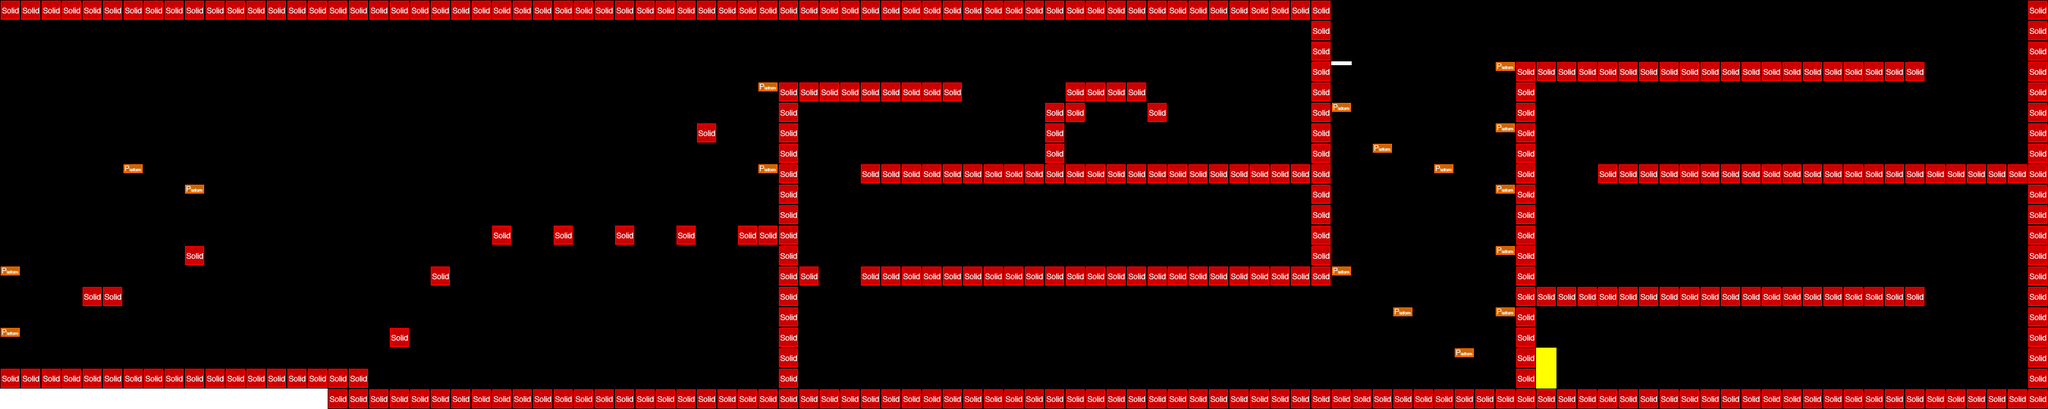

A 2D game scene composited from a Tiled map and its tileset images. What follows is a short description and the map's XML, with each tile layer's data collapsed to a summary:
An orthogonal 100x20 tile map with 32x32 px tiles, 2 tile layers (World, collision), 2 tilesets and 47 objects (20x Enemy2Entity, 8x PowerupEntity, 5x greenAcidEntity, 3x heroEntity, 3x redAcidEntity, ...).

<map version="1.0" orientation="orthogonal" width="100" height="20" tilewidth="32" tileheight="32" backgroundcolor="#000000">
 <tileset firstgid="1" name="tileset32x32" tilewidth="32" tileheight="32">
  <image source="../tileset/tileset32x32.png" width="160" height="32" />
 </tileset>
 <tileset firstgid="6" name="metatiles32x32" tilewidth="32" tileheight="32">
  <image source="../tileset/metatiles32x32.png" width="160" height="32" />
  <tile id="0">
   <properties>
    <property name="type" value="solid" />
   </properties>
  </tile>
  <tile id="1">
   <properties>
    <property name="type" value="platform" />
   </properties>
  </tile>
 </tileset>
 <objectgroup name="Black_Hero" width="100" height="20" visible="0">
  <object name="heroEntity" x="32" y="0" width="32" height="64">
   <properties>
    <property name="image" value="black_hero" />
    <property name="spritewidth" value="32" />
   </properties>
  </object>
 </objectgroup>
 <objectgroup name="White_Hero" width="100" height="20" visible="0">
  <object name="heroEntity" x="64" y="0" width="32" height="64">
   <properties>
    <property name="image" value="white_hero" />
    <property name="spritewidth" value="32" />
   </properties>
  </object>
 </objectgroup>
 <objectgroup name="Red_Acid" width="100" height="20" visible="0">
  <object name="redAcidEntity" x="320" y="0" width="64" height="32" />
 </objectgroup>
 <objectgroup name="Green_Acid" width="100" height="20" visible="0">
  <object name="greenAcidEntity" x="256" y="0" width="64" height="32" />
 </objectgroup>
 <objectgroup name="Blue_Acid" width="100" height="20" visible="0">
  <object name="blueAcidEntity" x="384" y="0" width="64" height="32" />
 </objectgroup>
 <objectgroup name="Black_Enemy" width="100" height="20" visible="0">
  <object name="Enemy1Entity" x="192" y="0" width="64" height="32">
   <properties>
    <property name="image" value="black_enemy1" />
    <property name="spritewidth" value="32" />
    <property name="startposition" value="1" />
   </properties>
  </object>
  <object name="Enemy2Entity" x="192" y="32" width="64" height="32">
   <properties>
    <property name="image" value="black_enemy2" />
    <property name="spritewidth" value="32" />
    <property name="startposition" value="1" />
   </properties>
  </object>
 </objectgroup>
 <objectgroup name="White_Enemy" width="100" height="20" visible="0">
  <object name="Enemy1Entity" x="128" y="0" width="64" height="32">
   <properties>
    <property name="image" value="white_enemy1" />
    <property name="spritewidth" value="32" />
    <property name="startposition" value="1" />
   </properties>
  </object>
  <object name="Enemy2Entity" x="128" y="32" width="64" height="32">
   <properties>
    <property name="image" value="white_enemy2" />
    <property name="spritewidth" value="32" />
    <property name="startposition" value="1" />
   </properties>
  </object>
 </objectgroup>
 <objectgroup name="Black_Coin" width="100" height="20" visible="0">
  <object name="CoinEntity" x="96" y="0" width="32" height="32">
   <properties>
    <property name="image" value="black_coin" />
    <property name="spritewidth" value="32" />
   </properties>
  </object>
 </objectgroup>
 <objectgroup name="White_Coin" width="100" height="20" visible="0">
  <object name="CoinEntity" x="96" y="32" width="32" height="32">
   <properties>
    <property name="image" value="white_coin" />
    <property name="spritewidth" value="32" />
   </properties>
  </object>
 </objectgroup>
 <objectgroup name="Blue_Powerup" width="100" height="20" visible="0">
  <object name="PowerupEntity" x="384" y="32" width="64" height="32">
   <properties>
    <property name="color" value="blue" />
    <property name="image" value="blue_powerup" />
    <property name="move" value="0" />
    <property name="spritewidth" value="32" />
    <property name="startposition" value="0" />
   </properties>
  </object>
 </objectgroup>
 <objectgroup name="Green_Powerup" width="100" height="20" visible="0">
  <object name="PowerupEntity" x="256" y="32" width="64" height="32">
   <properties>
    <property name="color" value="green" />
    <property name="image" value="green_powerup" />
    <property name="move" value="0" />
    <property name="spritewidth" value="32" />
    <property name="startposition" value="0" />
   </properties>
  </object>
 </objectgroup>
 <objectgroup name="Red_Powerup" width="100" height="20" visible="0">
  <object name="PowerupEntity" x="320" y="32" width="64" height="32">
   <properties>
    <property name="color" value="red" />
    <property name="image" value="red_powerup" />
    <property name="move" value="0" />
    <property name="spritewidth" value="32" />
    <property name="startposition" value="0" />
   </properties>
  </object>
 </objectgroup>
 <objectgroup name="Level" width="100" height="20">
  <object name="me.LevelEntity" x="2400" y="544" width="32" height="64">
   <properties>
    <property name="to" value="level1" />
   </properties>
  </object>
 </objectgroup>
 <objectgroup name="Coins" width="100" height="20" />
 <objectgroup name="Powerups" width="100" height="20">
  <object name="PowerupEntity" x="192" y="224" width="32" height="32">
   <properties>
    <property name="color" value="blue" />
    <property name="image" value="blue_powerup" />
    <property name="move" value="0" />
    <property name="spritewidth" value="32" />
    <property name="startposition" value="0" />
   </properties>
  </object>
  <object name="PowerupEntity" x="1664" y="224" width="32" height="32">
   <properties>
    <property name="color" value="red" />
    <property name="image" value="red_powerup" />
    <property name="move" value="0" />
    <property name="spritewidth" value="32" />
    <property name="startposition" value="0" />
   </properties>
  </object>
  <object name="PowerupEntity" x="2080" y="64" width="32" height="32">
   <properties>
    <property name="color" value="red" />
    <property name="image" value="red_powerup" />
    <property name="move" value="0" />
    <property name="notRemoveable" value="true" />
    <property name="spritewidth" value="32" />
    <property name="startposition" value="0" />
   </properties>
  </object>
  <object name="PowerupEntity" x="2080" y="384" width="32" height="32">
   <properties>
    <property name="color" value="green" />
    <property name="image" value="green_powerup" />
    <property name="move" value="0" />
    <property name="notRemoveable" value="true" />
    <property name="spritewidth" value="32" />
    <property name="startposition" value="0" />
   </properties>
  </object>
  <object name="PowerupEntity" x="1984" y="384" width="32" height="32">
   <properties>
    <property name="color" value="blue" />
    <property name="image" value="blue_powerup" />
    <property name="move" value="0" />
    <property name="spritewidth" value="32" />
    <property name="startposition" value="0" />
   </properties>
  </object>
 </objectgroup>
 <objectgroup name="Enemies" width="100" height="20">
  <object name="Enemy2Entity" x="1824" y="224" width="224" height="32">
   <properties>
    <property name="image" value="white_enemy2" />
    <property name="spritewidth" value="32" />
    <property name="startposition" value="1" />
    <property name="velocity" value="2" />
   </properties>
  </object>
  </objectgroup>
 <objectgroup name="Acids" width="100" height="20">
  <!-- 8 objects omitted --></objectgroup>
 <objectgroup name="Heros" width="100" height="20">
  <!-- 1 objects omitted --></objectgroup>
 <layer name="World" width="100" height="20">
  <data>[2000 cells, 361 non-empty, 3 distinct tile ids]</data>
 </layer>
 <layer name="collision" width="100" height="20">
  <data>[2000 cells, 380 non-empty, 2 distinct tile ids]</data>
 </layer>
</map>
<!-- 26 of 47 objects omitted -->
